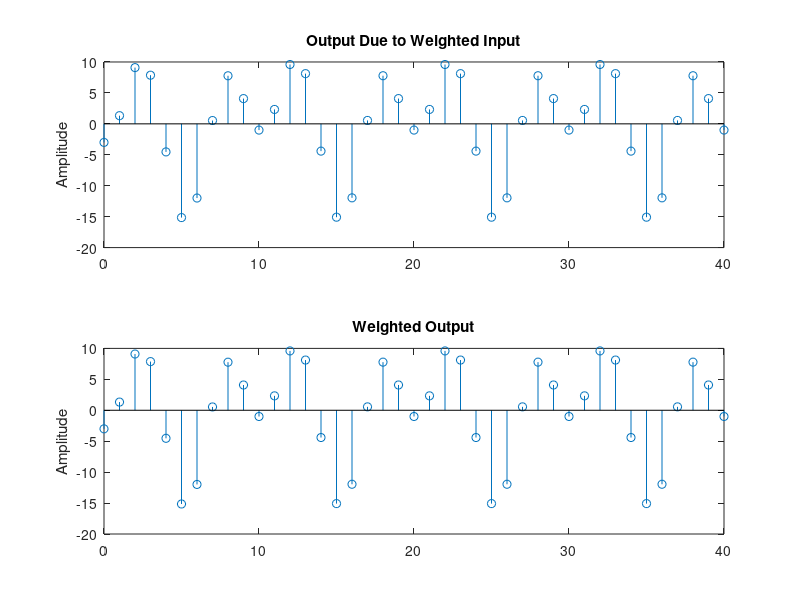

MATLAB code for this plot:
clear all;
close all ;
n = 0:40; 
a = 2; b = -3; 
x1 = cos(2*pi*0.1*n); 
x2 = cos(2*pi*0.2*n); 
x = a*x1 + b*x2; 
num = [3 0 0]; 
den = [1 -1/4 -1/8]; 
ic = [0 0]; % Set zero initial conditions 
y1 = filter(num,den,x1,ic); % Compute the output y1[n] 
y2 = filter(num,den,x2,ic); % Compute the output y2[n] 
y = filter(num,den,x,ic);  % Compute the output y[n] 
yt = a*y1 + b*y2; 
subplot (2,1,1)
stem(n ,y); 
ylabel('Amplitude'); 
title('Output Due to Weighted Input'); 
subplot(2,1,2) 
stem(n,yt); 
ylabel('Amplitude'); 
title('Weighted Output'); 

